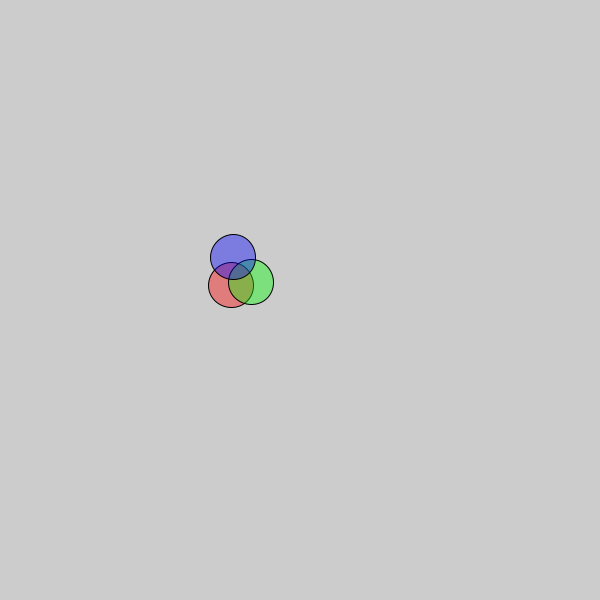
Frame 1 (no input)
Frame 60 (the mouse pressed at the canvas centre just before this capture): identical to frame 1, image omitted
Frame 120 (the mouse held since frame 60 and released just before this capture): identical to frame 1, image omitted

The Processing sketch that drew this single still picture (run headless with seeded random() and noise(); from frame 60 on, the mouse is pressed at the canvas centre):

// Processing sketch: VennDiagram
// ── VennDiagram.pde


void setup(){
  size(600,600);
  fill(255, 0, 0, 100);
  ellipse (231, 285, 45, 45);
  fill(0, 255, 0, 100);
  ellipse (251, 282, 45, 45);
  fill(0,0,255, 100);
  ellipse (233, 257, 45, 45);
  

  
}

void draw(){
  
    
  if(mousePressed){
    println("mouse x " + mouseX + " and mouse y " + mouseY);
  }
  
  
}
